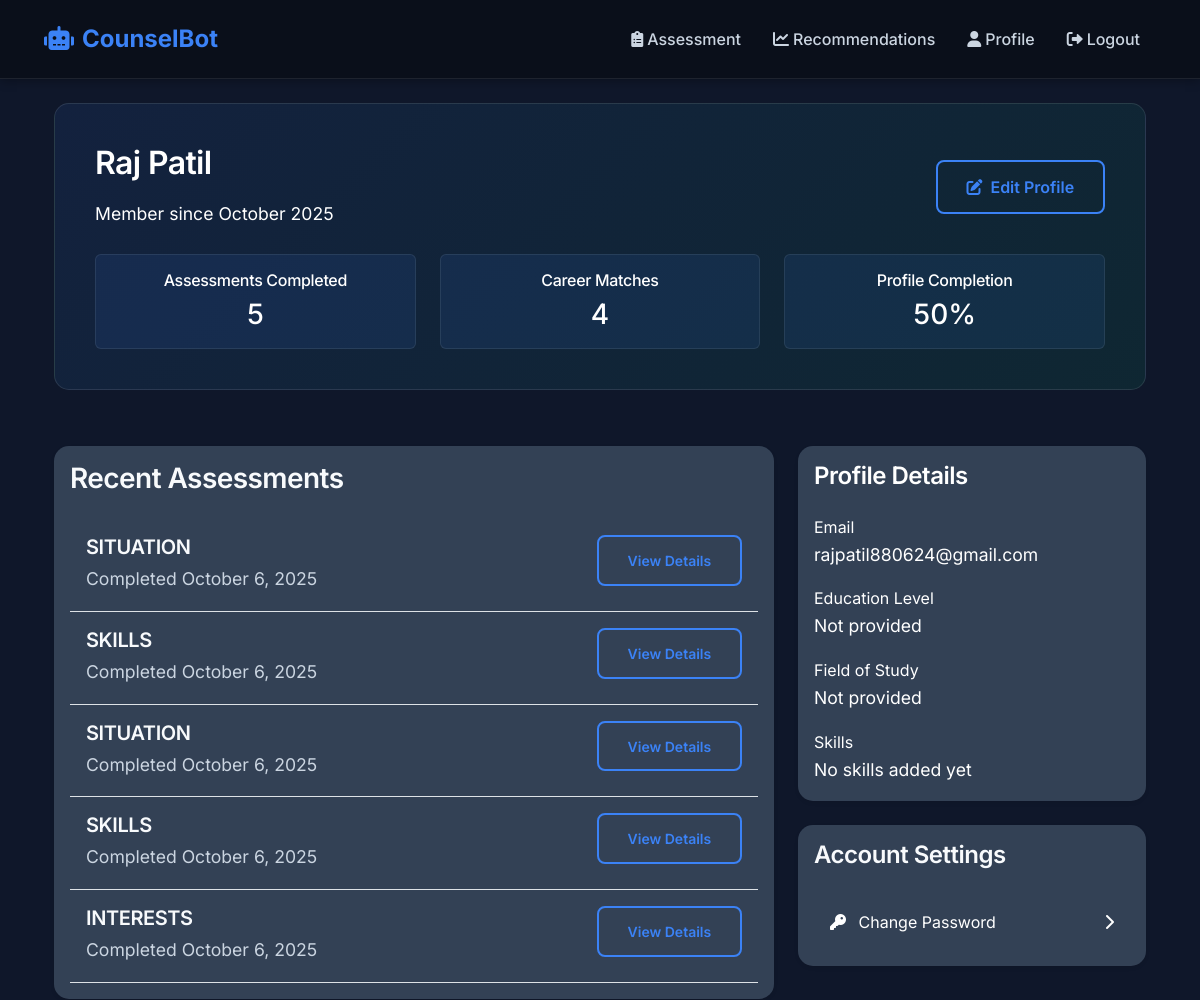
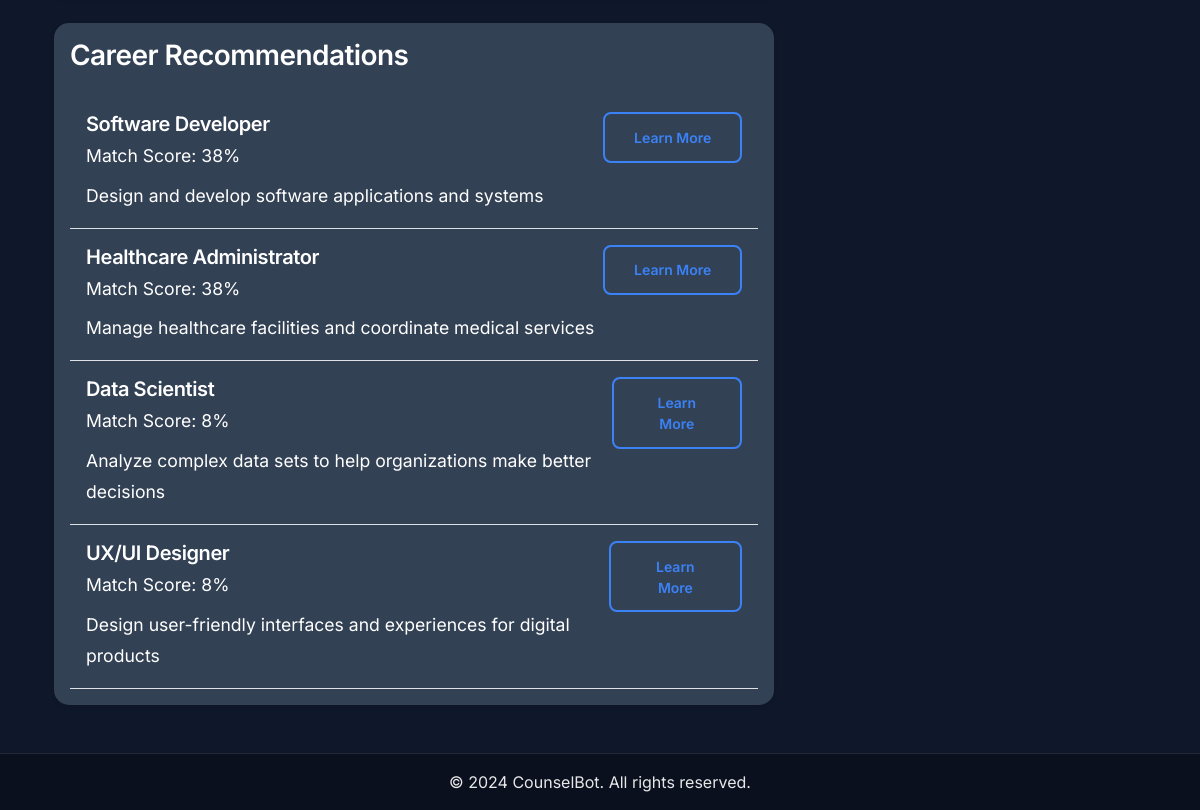
Screenshot of /profile/ (signed in) with the database file from the repository (2 pictures, top to bottom).
### career_counseling/models.py (models this page shows, shortened)
class UserResponse(models.Model):
    user = models.ForeignKey(User, on_delete=models.CASCADE)
    question = models.ForeignKey(Question, on_delete=models.CASCADE)
    response_text = models.TextField()
    response_vector = models.JSONField(null=True, blank=True)  # For NLP processed response
    created_at = models.DateTimeField(auto_now_add=True)
    class Meta:
        unique_together = ['user', 'question']

class Question(models.Model):
    QUESTION_TYPES = (
        ('SKILLS', 'Skills Assessment'),
        ('INTERESTS', 'Interest Assessment'),
        ('PERSONALITY', 'Personality Assessment'),
        ('SITUATION', 'Situational Assessment'),
    )
    question_text = models.TextField()
    question_type = models.CharField(max_length=20, choices=QUESTION_TYPES)
    options = models.JSONField(default=list)
    weight = models.FloatField(default=1.0)
    created_at = models.DateTimeField(auto_now_add=True)

class CareerRecommendation(models.Model):
    user = models.ForeignKey(User, on_delete=models.CASCADE)
    career_path = models.ForeignKey(CareerPath, on_delete=models.CASCADE)
    confidence_score = models.FloatField()
    reasoning = models.TextField()
    created_at = models.DateTimeField(default=timezone.now)
    class Meta:
        ordering = ['-confidence_score']

class CareerPath(models.Model):
    title = models.CharField(max_length=100)
    description = models.TextField()
    required_skills = models.JSONField()
    education_requirements = models.JSONField()
    average_salary = models.CharField(max_length=50)
    job_outlook = models.TextField()
    created_at = models.DateTimeField(auto_now_add=True)

class UserProfile(models.Model):
    user = models.OneToOneField(User, on_delete=models.CASCADE)
    education_level = models.CharField(max_length=50, blank=True, null=True)
    field_of_study = models.CharField(max_length=100, blank=True, null=True)
    skills = models.JSONField(default=dict)
    interests = models.JSONField(default=dict)
    created_at = models.DateTimeField(auto_now_add=True)
    updated_at = models.DateTimeField(auto_now=True)

### career_counseling/frontend_views.py (the view)
# urls.py: path('profile/', frontend_views.profile, name='profile'),
@login_required
def profile(request):
    user_responses = UserResponse.objects.filter(user=request.user).order_by('-created_at')
    career_recommendations = CareerRecommendation.objects.filter(user=request.user).order_by('-confidence_score')
    profile, created = UserProfile.objects.get_or_create(user=request.user)
    total_fields = 4  # first_name, last_name, education_level, field_of_study
    completed_fields = sum([
        bool(request.user.first_name),
        bool(request.user.last_name),
        bool(profile.education_level),
        bool(profile.field_of_study)
    ])
    profile_completion = (completed_fields / total_fields) * 100
    context = {
        'user_responses': user_responses[:5],  # Limit to 5 most recent
        'career_recommendations': career_recommendations[:5],  # Limit to top 5
        'profile_completion': int(profile_completion),
        'profile': profile  # Add profile to context
    }
    return render(request, 'profile.html', context)

### templates/profile.html (shortened to what this page needs)
{% extends 'base.html' %}
{% block content %}
<div class="container">
    <div class="row">
        <div class="col-12 mb-4">
            <div class="profile-header">
            <div class="row align-items-center">
            <div class="col-md-8">
                <h2 class="mb-3 text-white">{{ user.get_full_name }}</h2>
                <p class="text-white mb-0">Member since {{ user.date_joined|date:"F Y" }}</p>
                </div>
                <div class="col-md-4 text-md-end">
                <button class="btn btn-outline-primary" data-bs-toggle="modal" data-bs-target="#editProfileModal">
                    <i class="fas fa-edit me-2"></i>Edit Profile
                </button>
                </div>
            </div>
            <div class="profile-stats mt-4">
                <div class="stat-card p-3 bg-light rounded">
                <h4 class="h6 text-white mb-2">Assessments Completed</h4>
                <p class="h3 text-white mb-0">{{ user_responses.count }}</p>
                </div>
                <div class="stat-card p-3 bg-light rounded">
                <h4 class="h6 text-white mb-2">Career Matches</h4>
                <p class="h3 text-white mb-0">{{ career_recommendations.count }}</p>
                </div>
                <div class="stat-card p-3 bg-light rounded">
                <h4 class="h6 text-white mb-2">Profile Completion</h4>
                <p class="h3 text-white mb-0">{{ profile_completion }}%</p>
                </div>
            </div>
            </div>
        </div>
        <div class="col-lg-8">
            <div class="card shadow-sm mb-4">
                <div class="card-body text-white">
                    <h3 class="card-title mb-4">Recent Assessments</h3>
                    {% if user_responses %}
                        {% for response in user_responses %}
                        <div class="assessment-item p-3 border-bottom">
                            <div class="d-flex justify-content-between align-items-start">
                                <div>
                                    <h5 class="mb-1">{{ response.question.question_type }}</h5>
                                    <p class="mb-0">Completed {{ response.created_at|date:"F j, Y" }}</p>
                                </div>
                                <a href="{% url 'assessment_detail' response.id %}" class="btn btn-sm btn-outline-primary">
                                    View Details
                                </a>
                            </div>
                        </div>
                        {% endfor %}
                    {% endif %}
                </div>
            </div>
            <div class="card shadow-sm">
                <div class="card-body">
                    <h3 class="card-title mb-4 text-white">Career Recommendations</h3>
                    {% if career_recommendations %}
                        {% for recommendation in career_recommendations %}
                        <div class="recommendation-item p-3 border-bottom">
                            <div class="d-flex justify-content-between align-items-start">
                                <div>
                                    <h5 class="mb-1 text-white">{{ recommendation.career_path.title }}</h5>
                                    <p class="text-white mb-2">Match Score: {{ recommendation.confidence_score|floatformat:0 }}%</p>
                                    <p class="mb-0 text-white">{{ recommendation.career_path.description|truncatewords:30 }}</p>
                                </div>
                                <a href="{% url 'career_detail' recommendation.career_path.id %}" class="btn btn-sm btn-outline-primary">
                                    Learn More
                                </a>
                            </div>
                        </div>
                        {% endfor %}
                    {% endif %}
                </div>
            </div>
        </div>
        <div class="col-lg-4">
            <div class="card shadow-sm mb-4">
                <div class="card-body">
                    <h4 class="card-title mb-4 text-white">Profile Details</h4>
                    <div class="mb-3">
                        <label class="text-white d-block">Email</label>
                        <p class="mb-0 text-white">{{ user.email|default:"Not provided" }}</p>
                    </div>
                    <div class="mb-3">
                        <label class="text-white d-block">Education Level</label>
                        <p class="mb-0 text-white">{{ profile.education_level|default:"Not provided" }}</p>
                    </div>
                    <div class="mb-3">
                        <label class="text-white d-block">Field of Study</label>
                        <p class="mb-0 text-white">{{ profile.field_of_study|default:"Not provided" }}</p>
                    </div>
                    <div class="mb-0">
                        <label class="text-white d-block">Skills</label>
                        <div class="skill-tags">
                            {% if profile.skills %}
                                {% for skill in profile.skills %}
                                <span class="badge bg-primary me-2 mb-2">{{ skill }}</span>
                                {% endfor %}
                            {% else %}
                                <p class="text-white mb-0">No skills added yet</p>
                            {% endif %}
                        </div>
                    </div>
                </div>
            </div>
            <div class="card shadow-sm">
                <div class="card-body">
                    <h4 class="card-title mb-4">Account Settings</h4>
                    <div class="list-group list-group-flush">
                        <a href="#" class="list-group-item list-group-item-action d-flex justify-content-between align-items-center text-white "
                           data-bs-toggle="modal" data-bs-target="#changePasswordModal">
                            <span>
                                <i class="fas fa-key me-2"></i>
                                Change Password
                            </span>
                            <i class="fas fa-chevron-right"></i>
                        </a>
                    </div>
                </div>
            </div>
        </div>
    </div>
</div>
{% endblock %}

### static/css/style.css (style rules this page uses)
:root { --primary-dark: #0f172a; --secondary-dark: #1e293b; --card-bg: #334155; --accent-color: #3b82f6; --text-primary: #f8fafc; --text-secondary: #cbd5e1; --success-color: #10b981; --warning-color: #f59e0b; --danger-color: #ef4444; --dark-bg: #0f172a; --darker-bg: #0a0f1a; --primary-color: #3b82f6; --secondary-color: #10b981; --border-color: rgba(203, 213, 225, 0.1); --hover-bg: rgba(59, 130, 246, 0.1); --flow-step-bg: rgba(59, 130, 246, 0.15); --flow-step-border: rgba(59, 130, 246, 0.3); --flow-step-hover: rgba(59, 130, 246, 0.25); }
body { min-height: 100vh; display: flex; flex-direction: column; background-color: var(--dark-bg); color: var(--text-primary); font-family: 'Inter', sans-serif; }
.card { background-color: var(--card-bg); border: none; border-radius: 15px; box-shadow: 0 4px 20px rgba(0,0,0,0.2); transition: transform 0.3s ease, box-shadow 0.3s ease; margin-bottom: 1.5rem; }
.profile-header { background-color: var(--card-bg); padding: 2.5rem; border-radius: 15px; margin-bottom: 2rem; border: 1px solid rgba(255,255,255,0.1); }
.profile-stats { display: grid; grid-template-columns: repeat(auto-fit, minmax(250px, 1fr)); gap: 1.5rem; margin-top: 1.5rem; }
.stat-card { background-color: rgba(59, 130, 246, 0.1); padding: 1.5rem; border-radius: 10px; text-align: center; border: 1px solid var(--border-color); }
.btn-outline-primary { border: 2px solid var(--primary-color); color: var(--primary-color); padding: 0.8rem 1.8rem; font-weight: 600; border-radius: 8px; transition: all 0.3s ease; }
p { color: var(--text-secondary); line-height: 1.8; font-size: 1.1rem; }
h1, h2, h3, h4, h5, h6 { color: var(--text-primary); font-weight: 600; letter-spacing: -0.02em; }
.card-title { color: var(--text-primary); font-weight: 600; margin-bottom: 1rem; }
.list-group-item { background-color: transparent; border: none; border-bottom: 1px solid var(--border-color); color: var(--text-primary); padding: 1rem; }
.card .card-title, .card h1, .card h2, .card h3, .card h4, .card h5, .card h6 { color: var(--text-primary); }
.card .card-text, .card p { color: var(--text-secondary); }
a { color: var(--primary-color); text-decoration: none; transition: color 0.3s ease; }

### templates/profile.html (style rules this page uses)
.profile-header { background: linear-gradient(135deg, rgba(59, 130, 246, 0.1) 0%, rgba(16, 185, 129, 0.1) 100%); }
.stat-card { background-color: var(--hover-bg) !important; border: 1px solid var(--border-color); transition: all 0.3s ease; }
.assessment-item, .recommendation-item { transition: all 0.2s ease; }
.list-group-item { background-color: transparent; border: none; border-bottom: 1px solid var(--border-color); color: var(--text-primary); }

### rows the page displays
UserResponse: question.question_type "SITUATION", created_at "October 6, 2025"
UserResponse: question.question_type "SKILLS", created_at "October 6, 2025"
UserResponse: question.question_type "SITUATION", created_at "October 6, 2025"
UserResponse: question.question_type "SKILLS", created_at "October 6, 2025"
UserResponse: question.question_type "INTERESTS", created_at "October 6, 2025"
CareerRecommendation: career_path "Software Developer", confidence_score "38", career_path.description "Design and develop software applications and systems"
CareerRecommendation: career_path "Healthcare Administrator", confidence_score "38", career_path.description "Manage healthcare facilities and coordinate medical services"
CareerRecommendation: career_path "Data Scientist", confidence_score "8", career_path.description "Analyze complex data sets to help organizations make better decisions"
CareerRecommendation: career_path "UX/UI Designer", confidence_score "8", career_path.description "Design user-friendly interfaces and experiences for digital products"
UserProfile: education_level "Not provided", field_of_study "Not provided"

### other values shown
{{ user.get_full_name }} "Raj Patil"
{{ user.date_joined|date:"F Y" }} "October 2025"
{{ user_responses.count }} "5"
{{ career_recommendations.count }} "4"
{{ profile_completion }} "50"
{{ user.email|default:"Not provided" }} "rajpatil880624@gmail.com"
